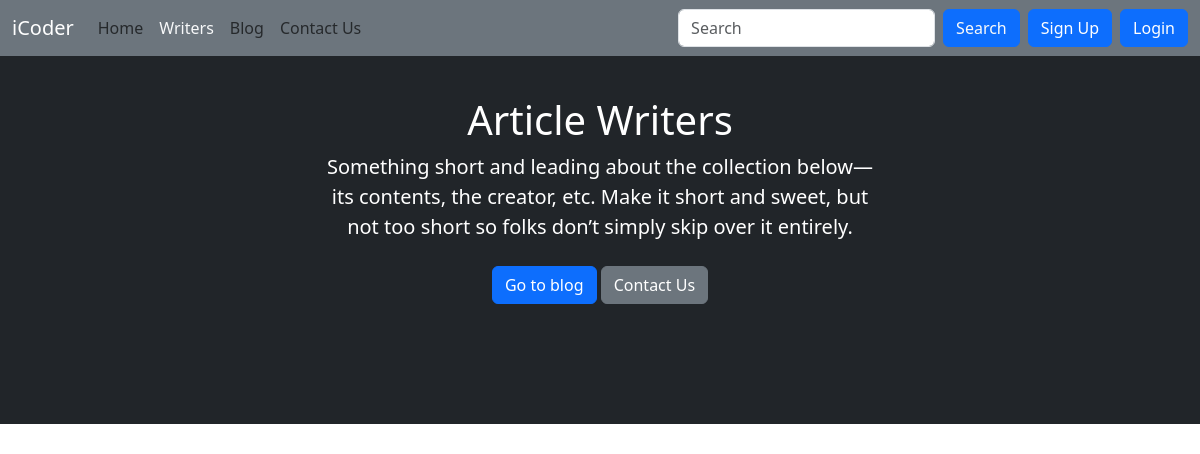
The page /writers/ on the database as committed earlier.
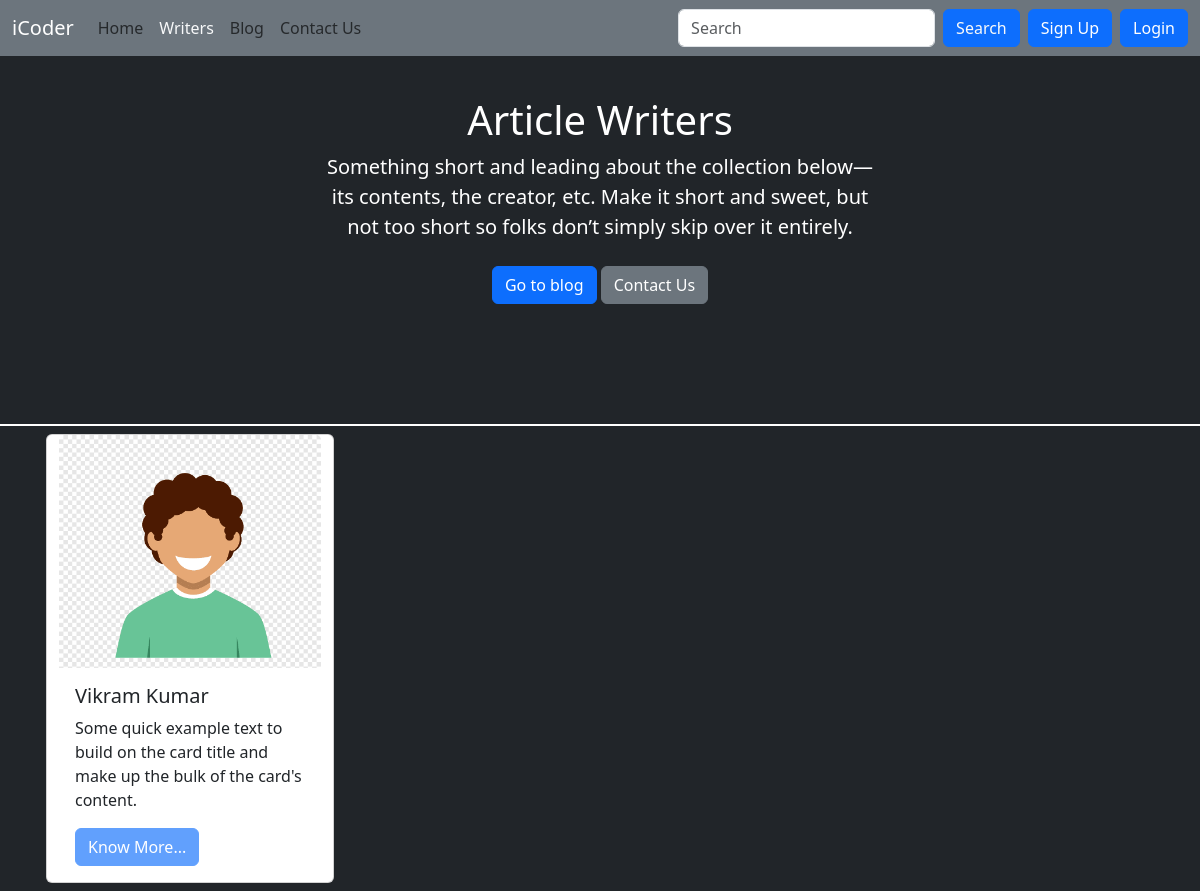
The same page on the database as committed later.
### writers/models.py (models this page shows, shortened)
class Writer(models.Model):
    sno = models.AutoField(primary_key=True)
    username = models.CharField(max_length=15)
    firstName = models.CharField(max_length=100)
    lastName = models.CharField(max_length=100)
    email = models.CharField(max_length=100)
    password = models.CharField(max_length=100)
    bio = models.CharField(max_length=1000, default="")
    userImage  = models.ImageField(upload_to='static/img', default='static/img/default.jpg')

### writers/views.py (the view)
# urls.py: path('writers/', include('writers.urls'))
def writers(request):
    users = Writer.objects.all()
    context = {'users' : users}
    return render(request, 'writers/writers.html', context)

### templates/writers/writers.html (shortened to what this page needs)
{% extends "base.html" %}
{% block aboutactive %} text-light {% endblock aboutactive %}
{% block body %}
<div class="bg-dark">
  <section class="py-5 text-center container">
    <div class="row py-lg-5">
      <div class="col-lg-6 col-md-8 mx-auto">
        <h1 class="fw-light text-white">Article Writers</h1>
        <p class="lead text-white">Something short and leading about the collection below—its contents, the creator,
          etc. Make it short and sweet, but not too short so folks don’t simply skip over it entirely.</p>
        <p>
          <a href="/blog" class="btn btn-primary my-2">Go to blog</a>
          <a href="/contact" class="btn btn-secondary my-2">Contact Us</a>
        </p>
      </div>
    </div>
  </section>
  <div class="border border-white w-100 h-10"></div>
  <div class="container">
    <div class="row justify-content-left">
      {% for writer in users %}
      <div class="card mx-3 my-2" style="width: 18rem;">
        <img src="/static/userimg/default_user.png" class="card-img-top" alt="...">
        <div class="card-body">
          <h5 class="card-title">{{writer.firstName}} {{writer.lastName}}</h5>
          <p class="card-text">Some quick example text to build on the card title and make up the bulk of the card's
            content.</p>
          {% if user.is_authenticated %}
          <a href="/writers/{{writer.firstName}}" class="btn btn-primary">Know More...</a>
          {% else %}
          <button class="btn btn-primary" disabled>Know More...</button>
          {% endif %}
        </div>
      </div>
      {% endfor %}
    </div>
  </div>
</div>
{% endblock body %}

Rows that differ between the two databases and show on the page:
added Writer: firstName "Vikram", lastName "Kumar"
